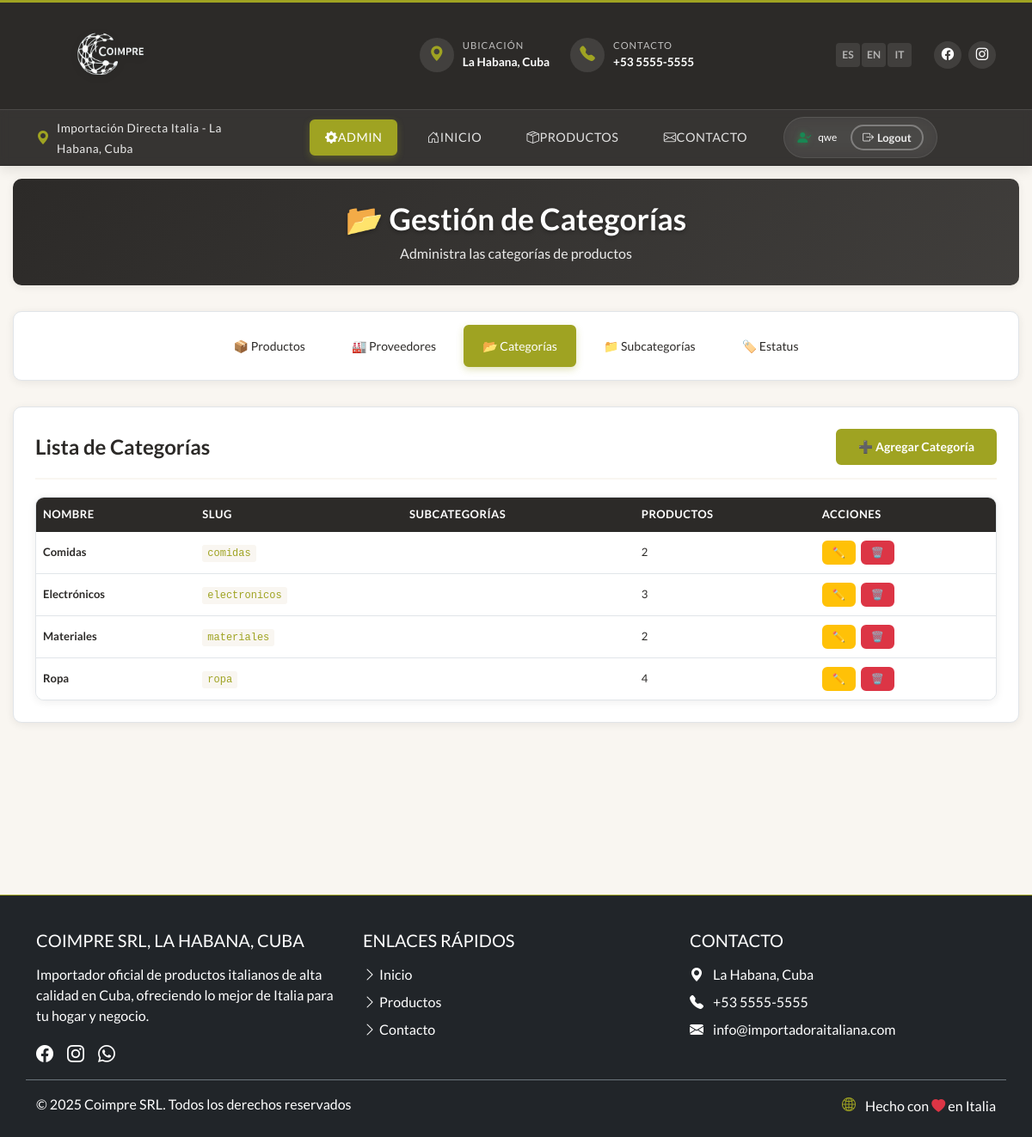
The page /productos/admin/categorias/ (signed in) on the database its author committed.
### productos/models.py (models this page shows, shortened)
class Category(models.Model):
    name = models.CharField(max_length=120, verbose_name="Nombre")
    slug = models.SlugField(unique=True, blank=True)
    def count_subcategorias(self):
        """Cuenta las subcategorías de la categoría"""
        return self.subcategorias_asociadas.count()
    count_subcategorias.short_description = "Subcategorías"
    class Meta:
        verbose_name = "Categoría"
        verbose_name_plural = "Categorías"

### productos/views.py (the view)
    def wrapper(request, *args, **kwargs):
        if not request.user.is_authenticated:
            messages.warning(request, 'Debes iniciar sesión para acceder a esta página.')
            return redirect('productos:secret_login')
        if not is_staff_user(request.user):
            messages.error(request, 'No tienes permisos para acceder a esta página.')
            raise Http404("Página no encontrada")
        return view_func(request, *args, **kwargs)

### productos/templates/productos/manage_categories.html (shortened to what this page needs)
{% extends 'coimpres_cuba/base.html' %}
{% load static %}
{% block extra_css %}
<link rel="stylesheet" href="{% static 'css/admin.css' %}">
{% endblock %}
{% block content %}
<div class="admin-container">
    <div class="admin-header">
        <h1>📂 Gestión de Categorías</h1>
        <p>Administra las categorías de productos</p>
    </div>
    <div class="admin-nav">
        <a href="{% url 'productos:admin_panel' %}" class="nav-link">📦 Productos</a>
        <a href="{% url 'productos:manage_proveedores' %}" class="nav-link">🏭 Proveedores</a>
        <a href="{% url 'productos:manage_categories' %}" class="nav-link active">📂 Categorías</a>
        <a href="{% url 'productos:manage_subcategories' %}" class="nav-link">📁 Subcategorías</a>
        <a href="{% url 'productos:manage_estatus' %}" class="nav-link">🏷️ Estatus</a>
    </div>
    <div class="admin-section">
        <div class="section-header">
            <h2>Lista de Categorías</h2>
            <button class="btn btn-primary" onclick="showAddForm()">➕ Agregar Categoría</button>
        </div>
        <div class="table-responsive">
            <table class="admin-table">
                <thead>
                    <tr>
                        <th>Nombre</th>
                        <th>Slug</th>
                        <th>Subcategorías</th>
                        <th>Productos</th>
                        <th>Acciones</th>
                    </tr>
                </thead>
                <tbody>
                    {% for category in categories %}
                    <tr>
                        <td><strong>{{ category.name }}</strong></td>
                        <td><code>{{ category.slug }}</code></td>
                        <td>{{ category.subcategory_set.count }}</td>
                        <td>{{ category.product_set.count }}</td>
                        <td>
                            <div class="action-buttons">
                                <a href="{% url 'productos:edit_category' category.pk %}" class="btn btn-sm btn-warning" title="Editar">✏️</a>
                                <button class="btn btn-sm btn-danger" title="Eliminar" data-item-id="{{ category.pk }}" data-item-name="{{ category.name }}" data-item-type="categoría" onclick="deleteItem(this.dataset.itemId, this.dataset.itemName, this.dataset.itemType)">🗑️</button>
                            </div>
                        </td>
                    </tr>
                    {% empty %}
                    <tr>
                        <td colspan="5" class="text-center text-muted">No hay categorías registradas</td>
                    </tr>
                    {% endfor %}
                </tbody>
            </table>
        </div>
    </div>
</div>
{% endblock %}

### coimpres_cuba/templates/coimpres_cuba/base.html (shortened to what this page needs)
{% load static %}
<!DOCTYPE html>
<html lang="{{ lang }}">
<head>
    <link href="https://cdn.jsdelivr.net/npm/bootstrap@5.3.0/dist/css/bootstrap.min.css" rel="stylesheet">
    <link rel="stylesheet" href="https://cdn.jsdelivr.net/npm/bootstrap-icons@1.11.0/font/bootstrap-icons.css">
    <link rel="stylesheet" href="https://cdnjs.cloudflare.com/ajax/libs/animate.css/4.1.1/animate.min.css">
    <link rel="stylesheet" href="{% static 'css/styles.css' %}">
    <link rel="stylesheet" href="{% static 'css/header.css' %}">
    <link rel="stylesheet" href="{% static 'css/components.css' %}">
    {% block extra_css %}{% endblock %}
</head>
<body>
    <header class="enhanced-header position-relative">
        <div class="container py-0">
            <div class="header-main py-3">
                <div class="row align-items-center">
                    <div class="col-lg-4 col-md-3 col-7">
                        <a class="header-logo-container" href="{% url 'home' %}">
                            <div class="logo-wrapper">
                                <img src="{% static 'img/logo_3.png' %}" alt="Coimpres Cuba Logo" class="logo-img" />
                            </div>
                        </a>
                    </div>
                    <div class="col-lg-5 col-md-6 d-none d-md-block">
                        <div class="header-contact-info d-flex justify-content-center">
                            <div class="contact-info-item me-4">
                                <div class="contact-icon">
                                    <i class="bi bi-geo-alt-fill"></i>
                                </div>
                                <div class="contact-text">
                                    <span class="contact-label">Ubicación</span>
                                    <span class="contact-value">La Habana, Cuba</span>
                                </div>
                            </div>
                            <div class="contact-info-item">
                                <div class="contact-icon">
                                    <i class="bi bi-telephone-fill"></i>
                                </div>
                                <div class="contact-text">
                                    <span class="contact-label">Contacto</span>
                                    <span class="contact-value">+53 5555-5555</span>
                                </div>
                            </div>
                        </div>
                    </div>
                    <div class="col-lg-3 col-md-3 col-5">
                        <div class="header-actions d-flex align-items-center justify-content-end">
                            <div class="language-selector me-3">
                                <div class="btn-group" role="group">
                                    <a href="?lang=es" class="lang-btn {% if lang == 'es' %}active{% endif %}">ES</a>
                                    <a href="?lang=en" class="lang-btn {% if lang == 'en' %}active{% endif %}">EN</a>
                                    <a href="?lang=it" class="lang-btn {% if lang == 'it' %}active{% endif %}">IT</a>
                                </div>
                            </div>
                            <div class="header-social-icons d-none d-lg-flex">
                                <a href="#" class="social-icon-circle" aria-label="Facebook">
                                    <i class="bi bi-facebook"></i>
                                </a>
                                <a href="#" class="social-icon-circle" aria-label="Instagram">
                                    <i class="bi bi-instagram"></i>
                                </a>
                            </div>
                        </div>
                    </div>
                </div>
            </div>
        </div>
        <nav class="enhanced-nav">
            <div class="container">
                <div class="d-flex align-items-center justify-content-between py-2">
                    <div class="location-full d-none d-md-flex align-items-center">
                        <div class="location-icon">
                            <i class="bi bi-geo-alt-fill text-accent me-2"></i>
                        </div>
                        <div>
                            <span class="location-text">Importación Directa Italia - La Habana, Cuba</span>
                        </div>
                    </div>
                    <div class="navbar-collapse collapse-mobile d-lg-flex align-items-center justify-content-center" id="navbarNav">
                        <ul class="navbar-nav d-flex align-items-center">
                            {% if user.is_authenticated and user.is_staff %}
                            <li class="nav-item">
                                <a class="nav-link {% if '/productos/admin/' in request.path %}active{% endif %}" href="{% url 'productos:admin_panel' %}" title="Panel de Administración">
                                    <i class="bi bi-gear-fill"></i> Admin
                                </a>
                            </li>
                            {% endif %}
                            <li class="nav-item">
                                <a class="nav-link {% if request.path == '/' %}active{% endif %}" href="/">
                                    <i class="bi bi-house-door"></i> {{ i18n.home|default:"Inicio" }}
                                </a>
                            </li>
                            <li class="nav-item">
                                <a class="nav-link {% if request.path == '/productos/' %}active{% endif %}" href="/productos/">
                                    <i class="bi bi-box-seam"></i> {{ i18n.products|default:"Productos" }}
                                </a>
                            </li>
                            <li class="nav-item">
                                <a class="nav-link {% if request.path == '/contact/' %}active{% endif %}" href="/contact/">
                                    <i class="bi bi-envelope"></i> {{ i18n.contact|default:"Contacto" }}
                                </a>
                            </li>
                        </ul>
                        {% if user.is_authenticated and user.is_staff %}
                        <div class="navbar-auth-info d-flex align-items-center ms-lg-3">
                            <div class="auth-user-info d-none d-lg-flex align-items-center me-3">
                                <i class="bi bi-person-check-fill text-success me-2"></i>
                                <span class="text-white small">{{ user.get_full_name|default:user.username }}</span>
                            </div>
                            <a href="{% url 'productos:admin_logout' %}" class="btn btn-outline-light btn-sm" title="Cerrar Sesión">
                                <i class="bi bi-box-arrow-right"></i>
                                <span class="d-none d-lg-inline ms-1">Logout</span>
                            </a>
                        </div>
                        {% endif %}
                    </div>
                </div>
            </div>
        </nav>
    </header>
    <main>
        {% block content %}{% endblock %}
    </main>
    <footer class="bg-dark text-white py-4 mt-5">
        <div class="container">
            <div class="row py-3">
                <div class="col-lg-4 col-md-6 mb-4 mb-md-0">
                    <h5 class="text-uppercase mb-3">Coimpre SRL, La Habana, Cuba</h5>
                    <p class="mb-3">{{ i18n.footer_description|default:"Importador oficial de productos italianos de alta calidad en Cuba, ofreciendo lo mejor de Italia para tu hogar y negocio." }}</p>
                    <div class="d-flex social-icons">
                        <a href="#" class="me-3 text-white"><i class="bi bi-facebook fs-5"></i></a>
                        <a href="#" class="me-3 text-white"><i class="bi bi-instagram fs-5"></i></a>
                        <a href="#" class="text-white"><i class="bi bi-whatsapp fs-5"></i></a>
                    </div>
                </div>
                <div class="col-lg-4 col-md-6 mb-4 mb-md-0">
                    <h5 class="text-uppercase mb-3">{{ i18n.quick_links|default:"Enlaces Rápidos" }}</h5>
                    <ul class="list-unstyled">
                        <li class="mb-2"><a href="/" class="text-white text-decoration-none"><i class="bi bi-chevron-right"></i> {{ i18n.home|default:"Inicio" }}</a></li>
                        <li class="mb-2"><a href="{% url 'productos:product_list' %}" class="text-white text-decoration-none"><i class="bi bi-chevron-right"></i> {{ i18n.products|default:"Productos" }}</a></li>
                        <li><a href="/contact/" class="text-white text-decoration-none"><i class="bi bi-chevron-right"></i> {{ i18n.contact|default:"Contacto" }}</a></li>
                    </ul>
                </div>
                <div class="col-lg-4 col-md-6">
                    <h5 class="text-uppercase mb-3">{{ i18n.contact|default:"Contacto" }}</h5>
                    <p class="mb-2"><i class="bi bi-geo-alt-fill me-2"></i> {{ i18n.address|default:"La Habana, Cuba" }}</p>
                    <p class="mb-2"><i class="bi bi-telephone-fill me-2"></i> +53 5555-5555</p>
                    <p class="mb-2"><i class="bi bi-envelope-fill me-2"></i> info@importadoraitaliana.com</p>
                </div>
            </div>
            <div class="row pt-3 border-top border-secondary">
                <div class="col-md-6">
                    <p class="mb-0">&copy; 2025 Coimpre SRL. {{ i18n.rights|default:"Todos los derechos reservados" }}</p>
                </div>
                <div class="col-md-6 text-md-end">
                    <p class="mb-0">
                        <i class="bi bi-globe2 text-accent me-2"></i>
                        <span class="align-middle">{{ i18n.made_with_love|default:"Hecho con" }} <i class="bi bi-heart-fill text-danger"></i> {{ i18n.in_italy|default:"en Italia" }}</span>
                    </p>
                </div>
            </div>
        </div>
    </footer>
  </body>
</html>

### rows shown on the page
Category: name "Comidas", slug "comidas", product_set.count "2"
Category: name "Electrónicos", slug "electronicos", product_set.count "3"
Category: name "Materiales", slug "materiales", product_set.count "2"
Category: name "Ropa", slug "ropa", product_set.count "4"

### other values the page prints
{{ i18n.home|default:"Inicio" }} "INICIO"
{{ i18n.products|default:"Productos" }} "PRODUCTOS"
{{ i18n.contact|default:"Contacto" }} "CONTACTO"
{{ user.get_full_name|default:user.username }} "qwe"
{{ i18n.quick_links|default:"Enlaces Rápidos" }} "ENLACES RÁPIDOS"
{{ i18n.home|default:"Inicio" }} "Inicio"
{{ i18n.products|default:"Productos" }} "Productos"
{{ i18n.contact|default:"Contacto" }} "Contacto"
{{ i18n.address|default:"La Habana, Cuba" }} "La Habana, Cuba"
{{ i18n.rights|default:"Todos los derechos reservados" }} "Todos los derechos reservados"
{{ i18n.made_with_love|default:"Hecho con" }} "Hecho con"
{{ i18n.in_italy|default:"en Italia" }} "en Italia"
